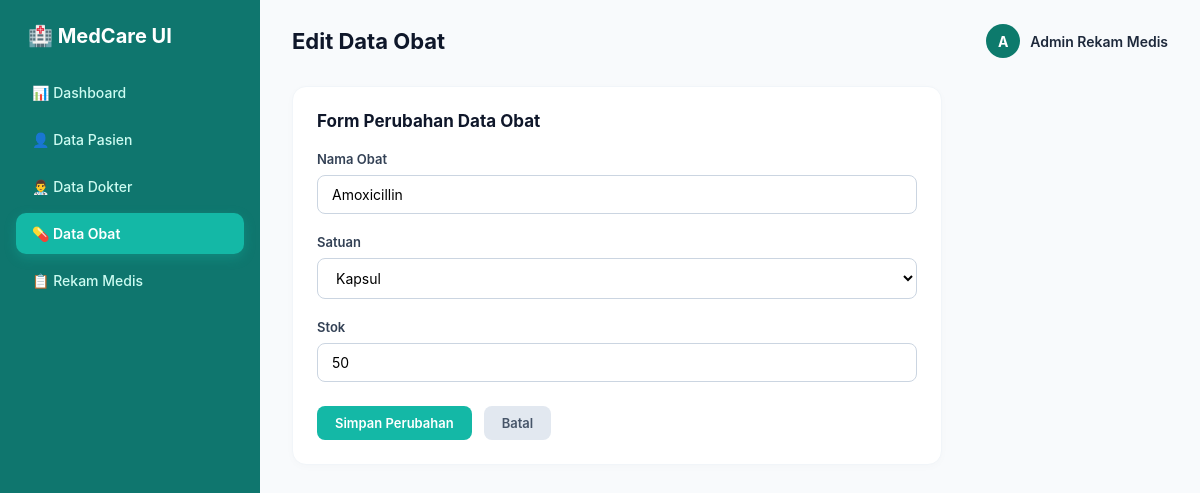
Page /edit_obat.php?id=1 on the committed database.
### tables this page shows
CREATE TABLE `obat` (
  `id_obat` int(11) NOT NULL,
  `nama_obat` varchar(100) NOT NULL,
  `satuan` varchar(30) NOT NULL,
  `stok` int(11) NOT NULL
);

### edit_obat.php (the view, shortened to what this page needs)
<?php
include 'koneksi.php';
$id = $_GET['id'];
$query = mysqli_query($koneksi, "SELECT * FROM obat WHERE id_obat='$id'");
$data = mysqli_fetch_array($query);
?>
<!DOCTYPE html>
<html lang="id">
<head>
    <link rel="stylesheet" href="style.css?v=5">
</head>
<body>
    <div class="sidebar">
        <div class="brand">🏥 MedCare UI</div>
        <ul class="sidebar-menu">
            <li><a href="index.php">📊 Dashboard</a></li>
            <li><a href="pasien.php">👤 Data Pasien</a></li>
            <li><a href="dokter.php">👨‍⚕️ Data Dokter</a></li>
            <li><a href="obat.php" class="active">💊 Data Obat</a></li>
            <li><a href="rekam_medis.php">📋 Rekam Medis</a></li>
        </ul>
    </div>
    <div class="main-content">
        <div class="top-nav">
            <h1>Edit Data Obat</h1>
            <div class="user-profile">
                <div class="user-avatar">A</div>
                <span style="font-size: 14px; font-weight: 600;">Admin Rekam Medis</span>
            </div>
        </div>
        <div class="form-card">
            <div class="table-header">
                <h2>Form Perubahan Data Obat</h2>
            </div>
            <form method="POST" action="">
                <div class="form-group">
                    <label>Nama Obat</label>
                    <input type="text" name="nama_obat" class="form-control" value="<?php echo $data['nama_obat']; ?>" required>
                </div>
                <div class="form-group">
                    <label>Satuan</label>
                    <select name="satuan" class="form-control" required>
                        <option value="Kapsul" <?php if ($data['satuan'] == 'Kapsul') echo 'selected'; ?>>Kapsul</option>
                    </select>
                </div>
                <div class="form-group">
                    <label>Stok</label>
                    <input type="number" name="stok" class="form-control" value="<?php echo $data['stok']; ?>" required>
                </div>
                <div class="btn-group">
                    <button type="submit" name="update" class="btn-primary">Simpan Perubahan</button>
                    <a href="obat.php" class="btn-secondary">Batal</a>
                </div>
            </form>
        </div>
    </div>
</body>
</html>

### style.css (style rules this page uses)
* { margin: 0; padding: 0; box-sizing: border-box; font-family: 'Inter', -apple-system, BlinkMacSystemFont, 'Segoe UI', Roboto, sans-serif; }
body { background-color: #f8fafc; color: #1e293b; display: flex; min-height: 100vh; }
.sidebar { width: 260px; background: #0f766e; color: #ffffff; padding: 24px 16px; display: flex; flex-direction: column; }
.sidebar .brand { font-size: 20px; font-weight: 700; color: #ffffff; margin-bottom: 24px; display: flex; align-items: center; gap: 10px; padding: 0 12px; }
.sidebar-menu { list-style: none; }
.sidebar-menu li { margin-bottom: 6px; }
.sidebar-menu a { display: flex; align-items: center; gap: 12px; padding: 12px 16px; color: #ccfbf1; text-decoration: none; font-weight: 500; font-size: 14px; border-radius: 10px; transition: all 0.2s ease; }
.sidebar-menu a.active { background: #14b8a6; color: #ffffff; font-weight: 600; box-shadow: 0 4px 12px rgba(20, 184, 166, 0.3); }
.main-content { flex: 1; padding: 24px 32px; overflow-y: auto; }
.top-nav { display: flex; justify-content: space-between; align-items: center; margin-bottom: 28px; }
.top-nav h1 { font-size: 22px; font-weight: 700; color: #0f172a; }
.user-profile { display: flex; align-items: center; gap: 10px; }
.user-avatar { width: 34px; height: 34px; border-radius: 50%; background: #0d7a6c; color: #ffffff; display: flex; align-items: center; justify-content: center; font-weight: 700; font-size: 14px; }
.table-container, .form-card { background: #ffffff; border-radius: 14px; padding: 24px; border: 1px solid #f1f5f9; box-shadow: 0px 2px 8px rgba(0, 0, 0, 0.02); }
.form-card { max-width: 650px; }
.table-header { display: flex; justify-content: space-between; align-items: center; margin-bottom: 20px; }
.table-header h2 { font-size: 17px; color: #0f172a; font-weight: 700; }
.btn-primary { background: #14b8a6; color: #ffffff; padding: 9px 18px; border-radius: 8px; text-decoration: none; font-weight: 600; font-size: 13px; transition: 0.2s; border: none; cursor: pointer; }
.btn-secondary { background: #e2e8f0; color: #475569; padding: 9px 18px; border-radius: 8px; text-decoration: none; font-weight: 600; font-size: 13px; transition: 0.2s; }
.form-group { margin-bottom: 20px; }
.form-group label { display: block; font-size: 13px; font-weight: 600; color: #334155; margin-bottom: 8px; }
.form-control { width: 100%; padding: 10px 14px; border: 1px solid #cbd5e1; border-radius: 8px; font-size: 14px; outline: none; transition: all 0.2s; background-color: #ffffff; }
.btn-group { display: flex; gap: 12px; margin-top: 24px; }

### rows in the picture
obat: nama_obat "Amoxicillin", satuan "Kapsul", stok "50"
